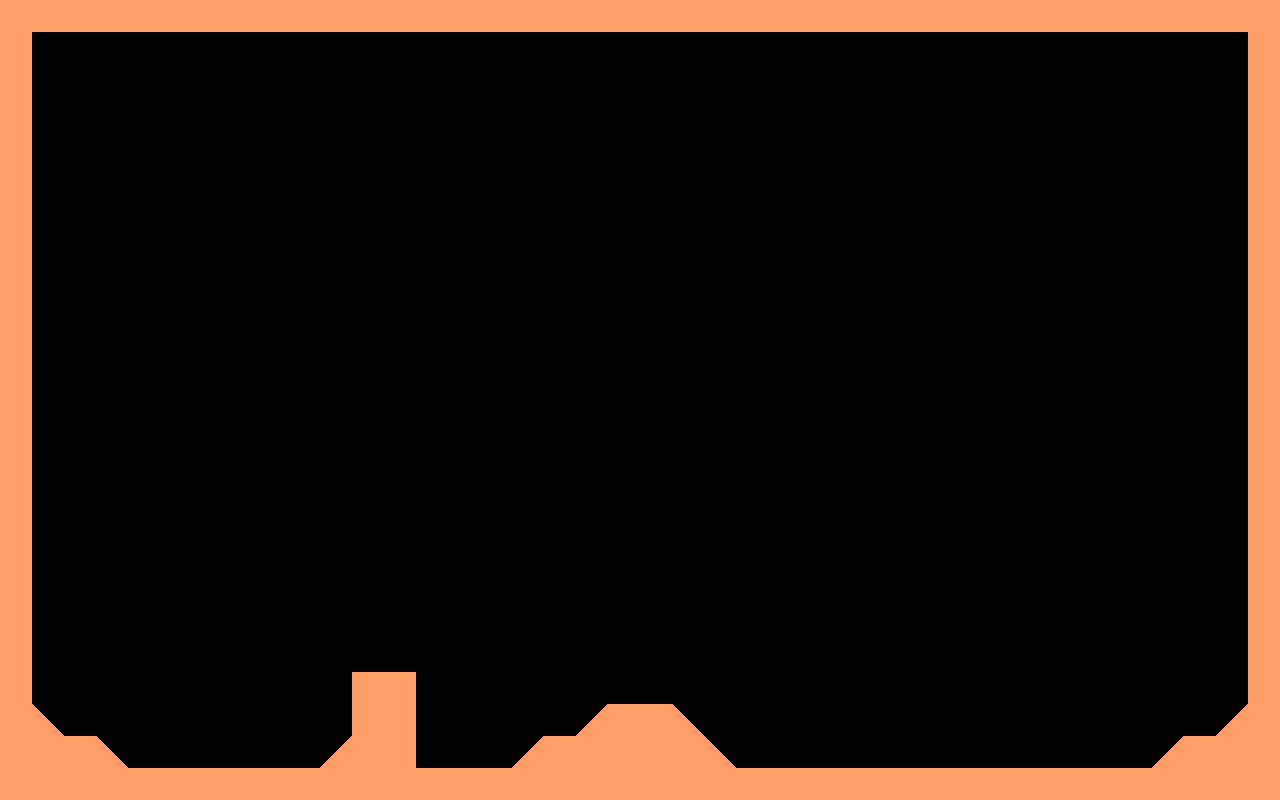

Below is a game level as drawn by its tile map, then a one-line description and the .tmx file that defines it, in full:
An orthogonal 40x25 tile map with 32x32 px tiles, 1 tile layer (Tile Layer 1) and 7 objects (6x sheep, player).

<map version="1.0" tiledversion="1.0.3" orientation="orthogonal" renderorder="right-up" width="40" height="25" tilewidth="32" tileheight="32" nextobjectid="8">
 <tileset firstgid="1" source="dummy.tsx" />
 <layer name="Tile Layer 1" width="40" height="25">
  <data encoding="csv">
1,1,1,1,1,1,1,1,1,1,1,1,1,1,1,1,1,1,1,1,1,1,1,1,1,1,1,1,1,1,1,1,1,1,1,1,1,1,1,1,
1,0,0,0,0,0,0,0,0,0,0,0,0,0,0,0,0,0,0,0,0,0,0,0,0,0,0,0,0,0,0,0,0,0,0,0,0,0,0,1,
1,0,0,0,0,0,0,0,0,0,0,0,0,0,0,0,0,0,0,0,0,0,0,0,0,0,0,0,0,0,0,0,0,0,0,0,0,0,0,1,
1,0,0,0,0,0,0,0,0,0,0,0,0,0,0,0,0,0,0,0,0,0,0,0,0,0,0,0,0,0,0,0,0,0,0,0,0,0,0,1,
1,0,0,0,0,0,0,0,0,0,0,0,0,0,0,0,0,0,0,0,0,0,0,0,0,0,0,0,0,0,0,0,0,0,0,0,0,0,0,1,
1,0,0,0,0,0,0,0,0,0,0,0,0,0,0,0,0,0,0,0,0,0,0,0,0,0,0,0,0,0,0,0,0,0,0,0,0,0,0,1,
1,0,0,0,0,0,0,0,0,0,0,0,0,0,0,0,0,0,0,0,0,0,0,0,0,0,0,0,0,0,0,0,0,0,0,0,0,0,0,1,
1,0,0,0,0,0,0,0,0,0,0,0,0,0,0,0,0,0,0,0,0,0,0,0,0,0,0,0,0,0,0,0,0,0,0,0,0,0,0,1,
1,0,0,0,0,0,0,0,0,0,0,0,0,0,0,0,0,0,0,0,0,0,0,0,0,0,0,0,0,0,0,0,0,0,0,0,0,0,0,1,
1,0,0,0,0,0,0,0,0,0,0,0,0,0,0,0,0,0,0,0,0,0,0,0,0,0,0,0,0,0,0,0,0,0,0,0,0,0,0,1,
1,0,0,0,0,0,0,0,0,0,0,0,0,0,0,0,0,0,0,0,0,0,0,0,0,0,0,0,0,0,0,0,0,0,0,0,0,0,0,1,
1,0,0,0,0,0,0,0,0,0,0,0,0,0,0,0,0,0,0,0,0,0,0,0,0,0,0,0,0,0,0,0,0,0,0,0,0,0,0,1,
1,0,0,0,0,0,0,0,0,0,0,0,0,0,0,0,0,0,0,0,0,0,0,0,0,0,0,0,0,0,0,0,0,0,0,0,0,0,0,1,
1,0,0,0,0,0,0,0,0,0,0,0,0,0,0,0,0,0,0,0,0,0,0,0,0,0,0,0,0,0,0,0,0,0,0,0,0,0,0,1,
1,0,0,0,0,0,0,0,0,0,0,0,0,0,0,0,0,0,0,0,0,0,0,0,0,0,0,0,0,0,0,0,0,0,0,0,0,0,0,1,
1,0,0,0,0,0,0,0,0,0,0,0,0,0,0,0,0,0,0,0,0,0,0,0,0,0,0,0,0,0,0,0,0,0,0,0,0,0,0,1,
1,0,0,0,0,0,0,0,0,0,0,0,0,0,0,0,0,0,0,0,0,0,0,0,0,0,0,0,0,0,0,0,0,0,0,0,0,0,0,1,
1,0,0,0,0,0,0,0,0,0,0,0,0,0,0,0,0,0,0,0,0,0,0,0,0,0,0,0,0,0,0,0,0,0,0,0,0,0,0,1,
1,0,0,0,0,0,0,0,0,0,0,0,0,0,0,0,0,0,0,0,0,0,0,0,0,0,0,0,0,0,0,0,0,0,0,0,0,0,0,1,
1,0,0,0,0,0,0,0,0,0,0,0,0,0,0,0,0,0,0,0,0,0,0,0,0,0,0,0,0,0,0,0,0,0,0,0,0,0,0,1,
1,0,0,0,0,0,0,0,0,0,0,0,0,0,0,0,0,0,0,0,0,0,0,0,0,0,0,0,0,0,0,0,0,0,0,0,0,0,0,1,
1,0,0,0,0,0,0,0,0,0,0,1,1,0,0,0,0,0,0,0,0,0,0,0,0,0,0,0,0,0,0,0,0,0,0,0,0,0,0,1,
1,3,0,0,0,0,0,0,0,0,0,1,1,0,0,0,0,0,2,1,1,3,0,0,0,0,0,0,0,0,0,0,0,0,0,0,0,0,2,1,
1,1,1,3,0,0,0,0,0,0,2,1,1,0,0,0,2,1,1,1,1,1,3,0,0,0,0,0,0,0,0,0,0,0,0,0,2,1,1,1,
1,1,1,1,1,1,1,1,1,1,1,1,1,1,1,1,1,1,1,1,1,1,1,1,1,1,1,1,1,1,1,1,1,1,1,1,1,1,1,1
</data>
 </layer>
 <objectgroup color="#ff0000" name="entity">
  <object id="1" name="sheep" type="sheep" x="352" y="640" width="32" height="32" />
  <object id="2" name="spawn" type="player" x="160" y="576" width="32" height="32" />
  <object id="3" name="sheep" type="sheep" x="608" y="672" width="32" height="32" />
  <object id="4" name="sheep" type="sheep" x="768" y="736" width="32" height="32" />
  <object id="5" name="sheep" type="sheep" x="864" y="736" width="32" height="32" />
  <object id="6" name="sheep" type="sheep" x="928" y="736" width="32" height="32" />
  <object id="7" name="sheep" type="sheep" x="992" y="736" width="32" height="32" />
 </objectgroup>
</map>